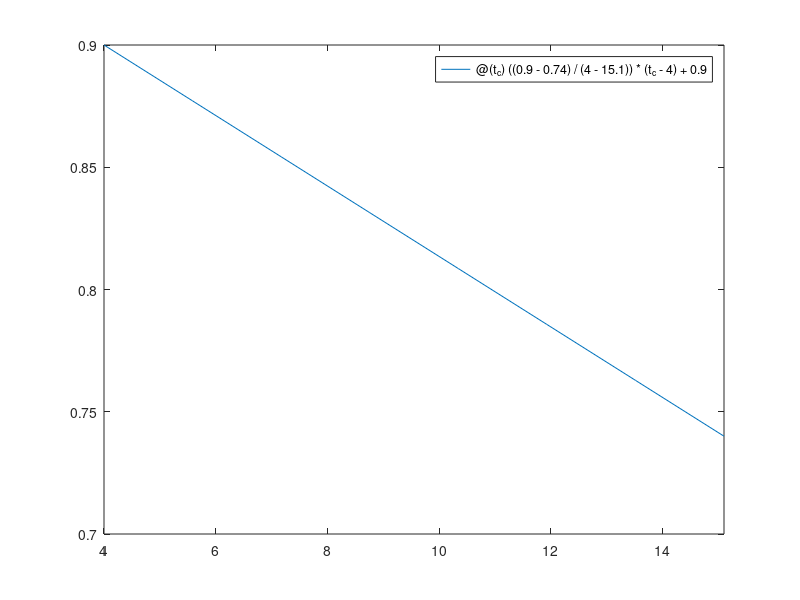

Here is the MATLAB script that generated this plot:
clear
clc
close all

m= (0.9-0.74)/(4-15.1);
airfoil_M_crit= @(t_c) ((0.9-0.74)/(4-15.1))*(t_c - 4) + 0.9;
fplot(airfoil_M_crit, [4 15.1])

airfoil_M_crit(14);
airfoil_M_crit(5);
